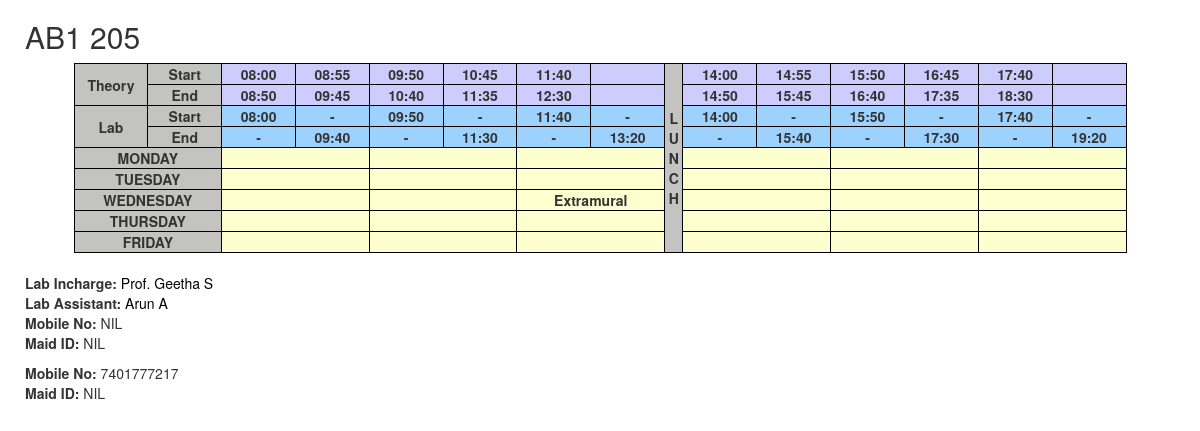
Page /lnott3.php on the earlier database version.
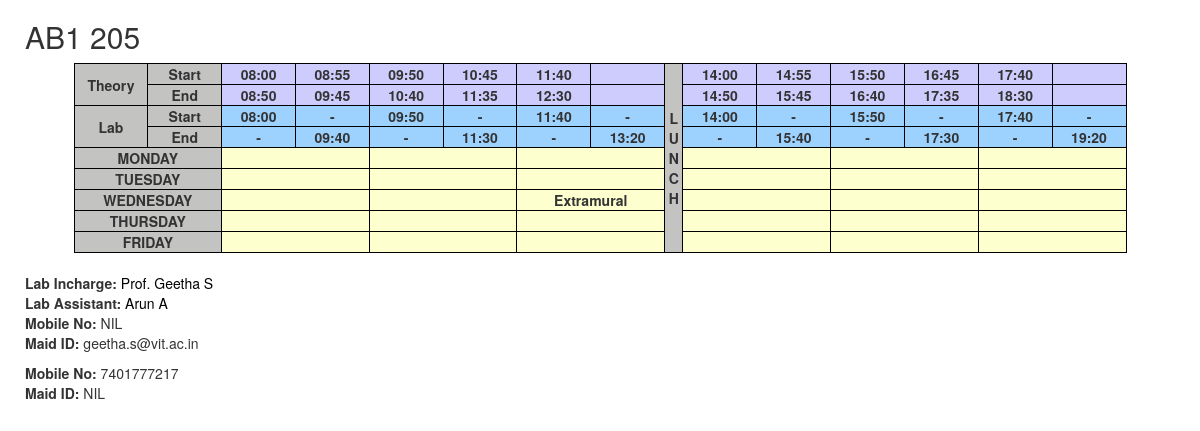
Same page on the later database version.
### tables this page shows
CREATE TABLE `incharge` (
  `block` varchar(10) NOT NULL,
  `cno` varchar(10) NOT NULL,
  `inc_name` varchar(25) DEFAULT NULL,
  `inc_no` bigint(10) DEFAULT NULL,
  `inc_mail` varchar(50) DEFAULT NULL,
  `ast_name` varchar(25) DEFAULT NULL,
  `ast_no` bigint(10) DEFAULT NULL,
  `ast_mail` varchar(50) DEFAULT NULL
);

### lnott3.php (the view, shortened to what this page needs)
<!DOCTYPE html>
<html>
	<head>
		<link rel="stylesheet" href="https://code.jquery.com/mobile/1.4.5/jquery.mobile-1.4.5.min.css" />
  <link rel="stylesheet" href="https://maxcdn.bootstrapcdn.com/bootstrap/3.3.7/css/bootstrap.min.css">
	</head>
</html>
<?php
$i=$_GET['i'];;
$conn=openCon();
$a = "SELECT * FROM lab,incharge WHERE (incharge.block=lab.block and incharge.cno=lab.cno)";
$result=mysqli_query($conn,$a);
$j=0;
while($j<=$i)
	{
		$row=mysqli_fetch_array($result);
		$j++;
	}
$fn=$row['inc_no'];
$fm=$row['inc_mail'];
if($fn=="")
	$fn="NIL";
if($fm=="")
	$fm="NIL";
$an=$row['ast_no'];
$am=$row['ast_mail'];
if($am=="")
	$am="NIL";
$fd="<b>Mobile No:</b> ".$fn."<br /><b>Maid ID:</b> ".$fm;
$ad="<b>Mobile No:</b> ".$an."<br /><b>Maid ID:</b> ".$am;
echo "<h2 class='pos'>".$row['block']." ".$row['cno']."</h2>";
echo "
<div class='container'>
<div class='table-responsive'>
<table class='table4' align='center' height=60%>
<tr bgcolor='#CECCFD'>
<th rowspan='2' bgcolor='#C3C4C2'>Theory</th><th bgcolor='#C3C4C2'>Start</th><th>08:00</th><th>08:55</th><th>09:50</th><th>10:45</th><th>11:40</th><th></th><th rowspan='9' style='width: 1%;' bgcolor='#C3C4C2'>
			<span><b>L</b></span><br>
        	<span><b>U</b></span><br>
        	<span><b>N</b></span><br>
        	<span><b>C</b></span><br>
        	<span><b>H</b></span>
</th><th>14:00</th><th>14:55</th><th>15:50</th><th>16:45</th><th>17:40</th><th></th>
</tr>
<tr bgcolor='#CECCFD'>
<th bgcolor='#C3C4C2'>End</th><th>08:50</th><th>09:45</th><th>10:40</th><th>11:35</th><th>12:30</th><th></th><th>14:50</th><th>15:45</th><th>16:40</th><th>17:35</th><th>18:30</th><th></th>
</tr>
<tr bgcolor='#9DD2FF'>
<th rowspan='2' bgcolor='#C3C4C2'>Lab</th><th bgcolor='#C3C4C2'>Start</th><th>08:00</th><th>-</th><th>09:50</th><th>-</th><th>11:40</th><th>-</th><th>14:00</th><th>-</th><th>15:50</th><th>-</th><th>17:40</th><th>-</th>
</tr>
<tr bgcolor='#9DD2FF'>
<th bgcolor='#C3C4C2'>End</th><th>-</th><th>09:40</th><th>-</th><th>11:30</th><th>-</th><th>13:20</th><th>-</th><th>15:40</th><th>-</th><th>17:30</th><th>-</th><th>19:20</th>
</tr>
<tr bgcolor='#FDFFCE'>
	<td rowspan='1' colspan='2' bgcolor='#C3C4C2'><b>MONDAY</b></td>
	<td colspan='2'><b>".$row['l1']."</b></td>
	<td colspan='2'><b>".$row['l3']."</b></td>
	<td colspan='2'><b>".$row['l5']."</b></td>
	<td colspan='2'><b>".$row['l31']."</b></td>
	<td colspan='2'><b>".$row['l33']."</b></td>
	<td colspan='2'><b>".$row['l35']."</b></td>
</tr>
<tr bgcolor='#FDFFCE'>
	<td rowspan='1' colspan='2' bgcolor='#C3C4C2'><b>TUESDAY</b></td>
	<td colspan='2'><b>".$row['l7']."</b></td>
	<td colspan='2'><b>".$row['l9']."</b></td>
	<td colspan='2'><b>".$row['l11']."</b></td>
	<td colspan='2'><b>".$row['l37']."</b></td>
	<td colspan='2'><b>".$row['l39']."</b></td>
	<td colspan='2'><b>".$row['l41']."</b></td>
</tr>
<tr bgcolor='#FDFFCE'>
	<td rowspan='1' colspan='2' bgcolor='#C3C4C2'><b>WEDNESDAY</b></td>
	<td colspan='2'><b>".$row['l13']."</b></td>
	<td colspan='2'><b>".$row['l15']."</b></td>
	<td colspan='2'><b>Extramural</b></td>
	<td colspan='2'><b>".$row['l43']."</b></td>
	<td colspan='2'><b>".$row['l45']."</b></td>
	<td colspan='2'><b>".$row['l47']."</b></td>
</tr>
<tr bgcolor='#FDFFCE'>
	<td rowspan='1' colspan='2' bgcolor='#C3C4C2'><b>THURSDAY</b></td>
	<td colspan='2'><b>".$row['l19']."</b></td>
	<td colspan='2'><b>".$row['l21']."</b></td>
	<td colspan='2'><b>".$row['l23']."</b></td>
	<td colspan='2'><b>".$row['l49']."</b></td>
	<td colspan='2'><b>".$row['l51']."</b></td>
	<td colspan='2'><b>".$row['l53']."</b></td>
</tr>
<tr bgcolor='#FDFFCE'>
	<td rowspan='1' colspan='2' bgcolor='#C3C4C2'><b>FRIDAY</b></td>
	<td colspan='2'><b>".$row['l25']."</b></td>
	<td colspan='2'><b>".$row['l27']."</b></td>
	<td colspan='2'><b>".$row['l29']."</b></td>
	<td colspan='2'><b>".$row['l55']."</b></td>
	<td colspan='2'><b>".$row['l57']."</b></td>
	<td colspan='2'><b>".$row['l59']."</b></td>
</tr>
</table></div></div>
<div class='pos'>
<br><b>Lab Incharge: </b>";
if($row['inc_name']==NULL)
	echo "-";
else
	echo "<a href='#popupBasic1' data-rel='popup' data-transition='pop'>Prof. ".$row['inc_name']."</a>";
echo "<br><b>Lab Assistant: </b>";
if($row['ast_name']==NULL)
	echo "-";
else
	echo "<a href='#popupBasic2' data-rel='popup' data-transition='pop'>".$row['ast_name']."</a>
<div data-role='popup' id='popupBasic1'>
<p>".$fd."</p>
</div>
<div data-role='popup' id='popupBasic2'>
<p>".$ad."</p>
</div></div>";
?>

Differences in the rows shown:
changed incharge "AB1": inc_mail (not shown) → "geetha.s@vit.ac.in"
Other differences:
$fm: "NIL" → (not shown)
